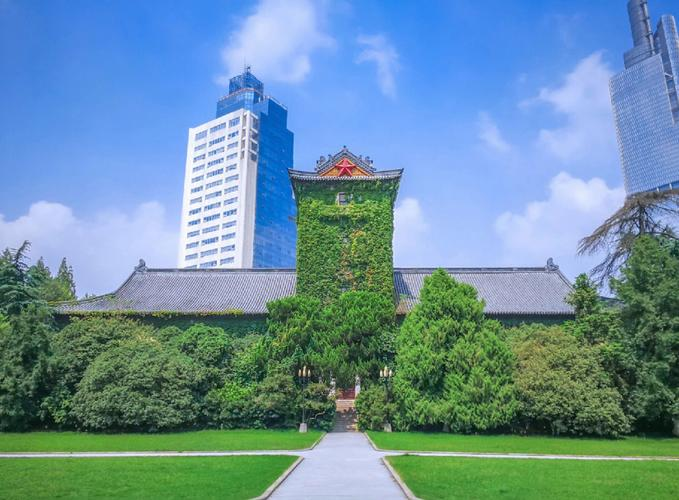
#> input picture hw3/chris/crawler/images/query/q_1.jpg, 679 x 500 px; its folder holds 4 pictures in this run
$ python Q3.py
#> lines starting #> are read from the running program, lines starting #| are printed output that depends on the picture
import cv2
import numpy as np
import os


def extract_sift_features(image_path):
    # 读取图像
#> called with image_path = './images/query/q_1.jpg'
    image = cv2.imread(image_path)
#> image is the input picture: shape (500, 679, 3); mean B, G, R 160, 144.4, 106.5
    if image is None:
        raise ValueError(f"无法读取图像文件: {image_path}")
    # 需要转换为灰度图像
    gray = cv2.cvtColor(image, cv2.COLOR_BGR2GRAY)
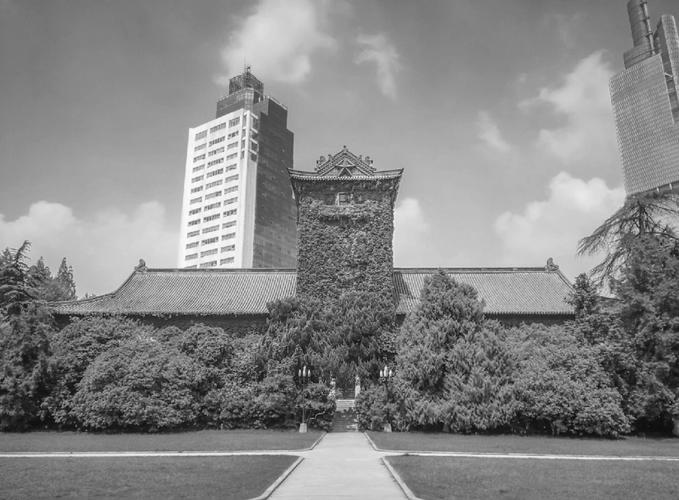
#> gray: shape (500, 679); min 4, max 255, mean 134.9
    # 初始化SIFT检测器
    sift = cv2.SIFT_create()
    # 检测关键点并计算描述子
    keypoints, descriptors = sift.detectAndCompute(gray, None)
#> keypoints = 2694 keypoints; strongest (x, y, size): (390, 372, 1.8), (386, 368, 2), (332, 383, 2.4), (233, 246, 2.1)
    if descriptors is None:
        descriptors = np.array([])
    return descriptors


# 处理文件夹中的所有图片
def process_images_sift(folder_path):
    sift_features = {}
    for filename in os.listdir(folder_path):
        file_path = os.path.join(folder_path, filename)
        if os.path.isfile(file_path) and file_path.lower().endswith(('.png', '.jpg', '.jpeg', '.bmp', '.tiff')):
            try:
                sift_features[filename] = extract_sift_features(file_path)
            except ValueError as e:
                print(e)
#> pass 2 of the loop in process_images_sift, `for filename in os.listdir(folder_path):`:
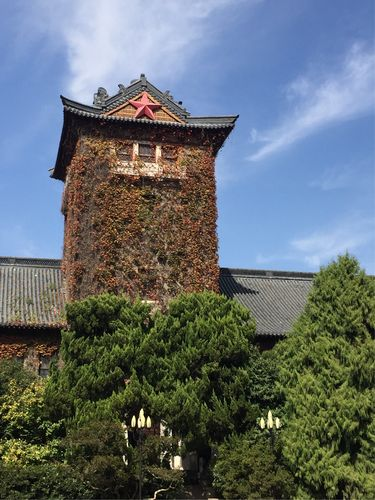
#> input picture hw3/chris/crawler/images/query/q_2.jpg, 375 x 500 px
#> in extract_sift_features, image is the input picture: shape (500, 375, 3); mean B, G, R 113.2, 109.6, 99.9
#> in extract_sift_features (call 2), `gray = cv2.cvtColor(image, cv2.COLOR_BGR2GRAY)`:
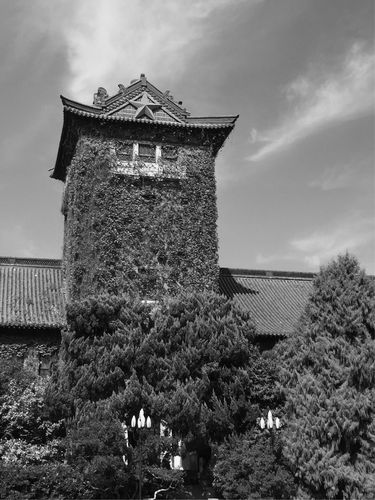
#> gray: shape (500, 375); min 0, max 253, mean 107.1
#> keypoints = 1740 keypoints; strongest (x, y, size): (141, 412, 3), (126, 436, 2.5), (177, 462, 7.9), (149, 419, 2.5)
#> pass 3 of the loop in process_images_sift, `for filename in os.listdir(folder_path):`:
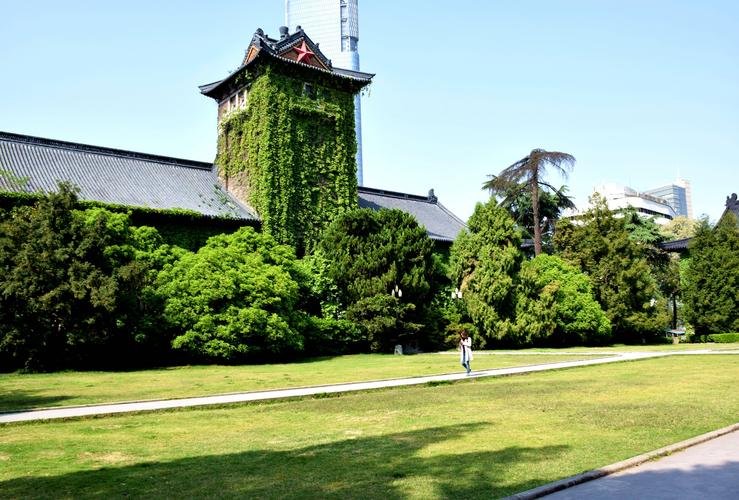
#> input picture hw3/chris/crawler/images/query/q_3.jpg, 739 x 500 px
#> in extract_sift_features, image is the input picture: shape (500, 739, 3); mean B, G, R 124.3, 156.3, 137.4
#> in extract_sift_features (call 3), `gray = cv2.cvtColor(image, cv2.COLOR_BGR2GRAY)`:
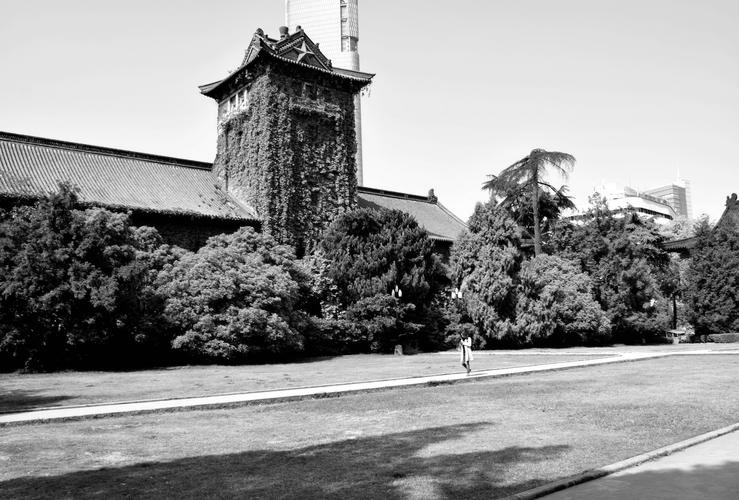
#> gray: shape (500, 739); min 0, max 255, mean 147
#> keypoints = 3293 keypoints; strongest (x, y, size): (545, 218, 2.7), (299, 27, 1.9), (221, 92, 15.5), (469, 339, 2.1)
#> the loop made 4 passes; the first 3 are shown
    return sift_features


# 完成图片SIFT特征的提取
query_sift_features = process_images_sift('./images/query/')
#> query_sift_features = 4 items
database_sift_features = process_images_sift('./images/database/')
#> (the run stopped early here; a loop or call above may not have finished)
